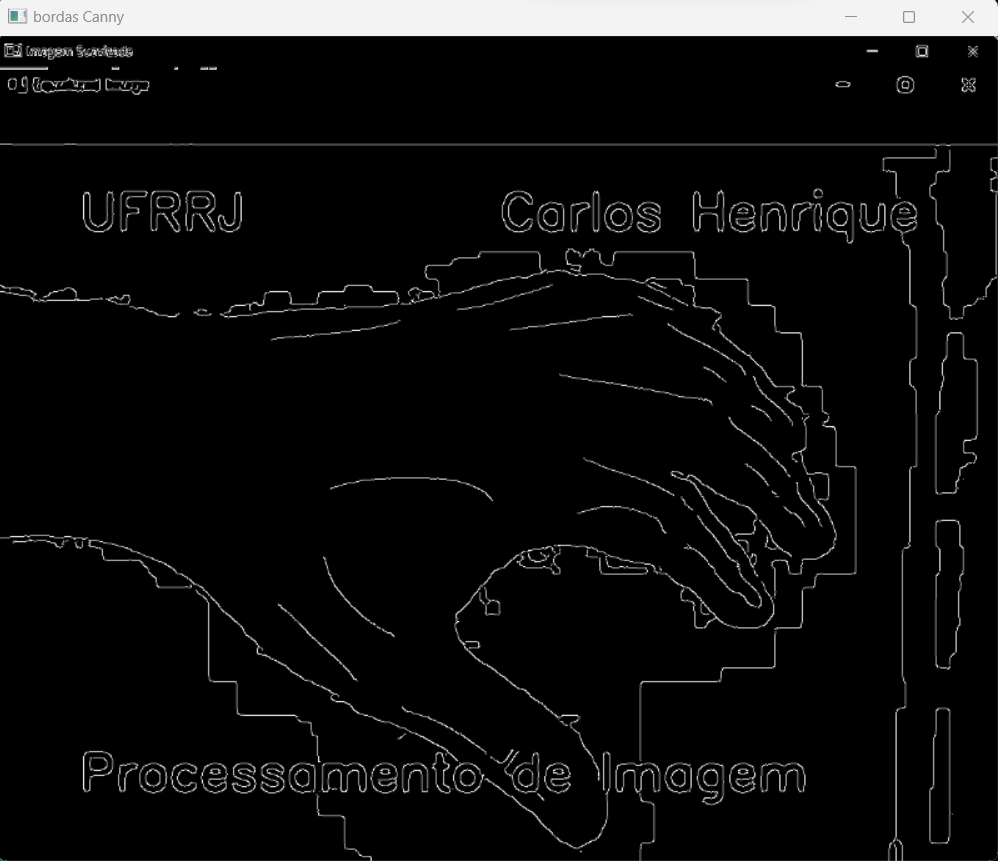
#> input picture Processamento de imagem/Cany_borda.png, 998 x 861 px
$ python c7.py
#> lines starting #> are read from the running program, lines starting #| are printed output that depends on the picture; after the words box and inside, x2 and y2 are one past the last pixel; in counts of white or black regions, pixels touching at a corner belong together
import cv2
import numpy as np

# Carregar a imagem com Canny aplicado e em tons de cinza
imagem_canny = cv2.imread('Cany_borda.png', cv2.IMREAD_GRAYSCALE)
#> imagem_canny: shape (861, 998); min 0, max 251, mean 15.2

# Encontrar contornos na imagem em tons de cinza
contornos, _ = cv2.findContours(imagem_canny, cv2.RETR_EXTERNAL, cv2.CHAIN_APPROX_SIMPLE)
#> contornos = 82 contours, 2 with area under 20; largest, box (x1, y1, x2, y2) and area: (0, 0, 998, 861) 66907, (934, 332, 979, 495) 5361, (934, 519, 965, 670) 3586, (929, 707, 955, 845) 2546, (670, 470, 792, 578) 2454

# Criar uma cópia da imagem original
imagem_original = cv2.imread('Cany_borda.png')
#> imagem_original is the input picture: shape (861, 998, 3); mean B, G, R 15.2, 15.2, 15.2
imagem_com_caixas = imagem_original.copy()

# Iterar sobre os contornos encontrados
for contorno in contornos:
    # Encontrar a caixa delimitadora ao redor do contorno
    x, y, w, h = cv2.boundingRect(contorno)

    # Definir critérios para considerar apenas caixas delimitadoras de caracteres
    tamanho_minimo = 10  # Ajuste conforme necessário

    if w > tamanho_minimo and h > tamanho_minimo:
        # Desenhar a caixa delimitadora na imagem original
        cv2.rectangle(imagem_com_caixas, (x, y), (x + w, y + h), (255, 255, 255), 2)
#> this loop made 82 passes
#> (x, y, w, h) on passes 1 to 12: (760, 762, 46, 31), (729, 762, 27, 32), (696, 762, 29, 45), (664, 762, 28, 32), (544, 762, 27, 32), (401, 762, 29, 32), (370, 762, 29, 32), (260, 762, 26, 32), (231, 762, 26, 32), (200, 762, 29, 32), (170, 762, 29, 32), (139, 762, 30, 32)
#> (contorno, x, y, w, h) on pass 28: ([[961, 478], [961, 479], [964, 479], [964, 478]], 961, 478, 4, 2)
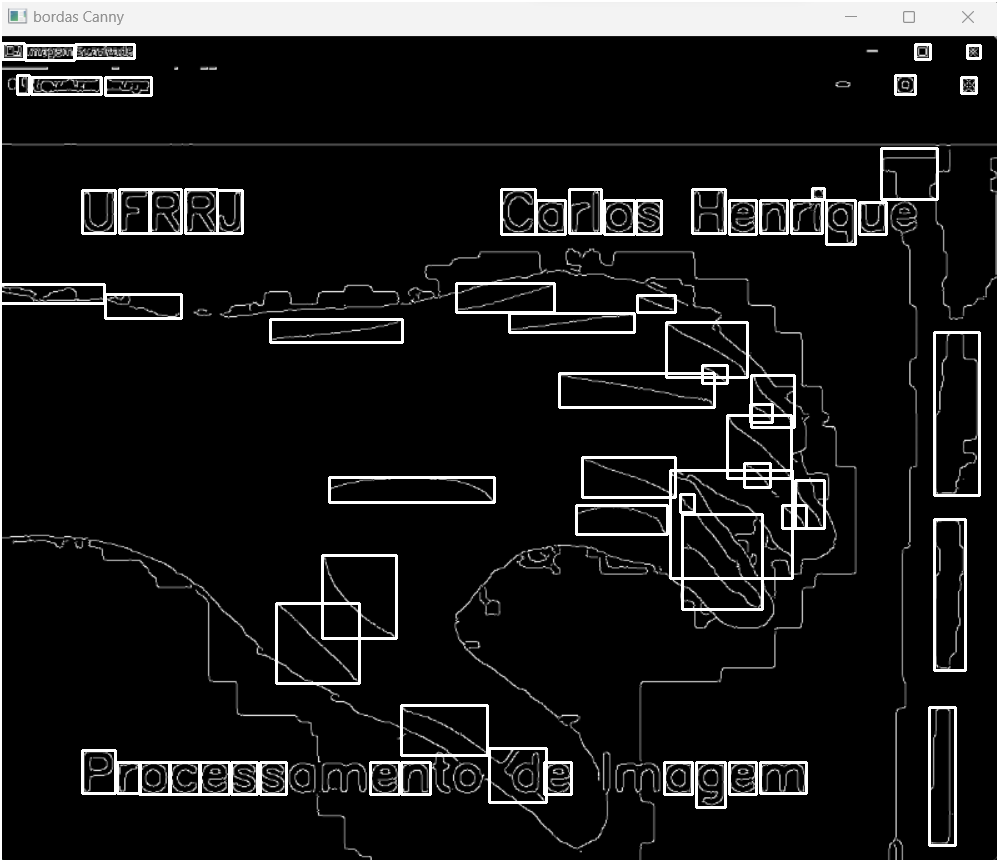
#> imagem_com_caixas: shape (861, 998, 3); 4.73% of pixels changed, all inside (x1, y1, x2, y2) = (0, 0, 998, 861)

# Mostrar a imagem com caixas delimitadoras
cv2.imshow('Imagem com Caixas Delimitadoras', imagem_com_caixas)
cv2.waitKey(0)
cv2.destroyAllWindows()

$ run again, with Processamento de imagem/caixa_delimitada.png copied over Processamento de imagem/Cany_borda.png
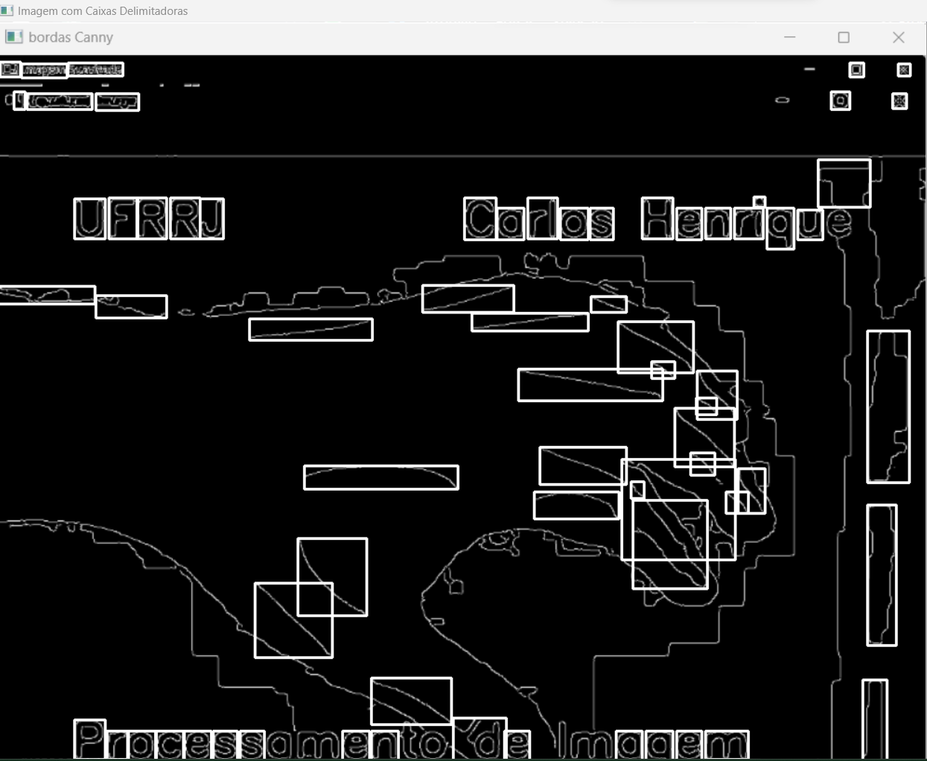
#> input picture Processamento de imagem/caixa_delimitada.png, 927 x 761 px, shrunk from 1245 x 1022 before the run
#> contornos = 98 contours, 78 with area under 20; largest, box (x1, y1, x2, y2) and area: (0, 0, 927, 761) 270460, (71, 194, 227, 243) 6856, (460, 194, 617, 244) 6638, (300, 462, 462, 491) 4444, (0, 284, 171, 322) 3782
#> imagem_original is the input picture: shape (761, 927, 3); mean B, G, R 32.9, 32.9, 32.8
#> the loop `for contorno in contornos:` made 98 passes
#> (contorno, x, y, w, h) on passes 1, 2, 3, 4, 5, 6, 7, 9: ([[63, 756], [66, 756]], 63, 756, 4, 1), ([[55, 756], [58, 756]], 55, 756, 4, 1), ([[47, 756], [49, 756]], 47, 756, 3, 1), ([[40, 756], [41, 756]], 40, 756, 2, 1), ([[32, 756], [34, 756]], 32, 756, 3, 1), ([[27, 756], [29, 756]], 27, 756, 3, 1), ([[0, 756], [21, 756]], 0, 756, 22, 1), ([[284, 729], [286, 729]], 284, 729, 3, 1)
#> after the loop `for contorno in contornos:`:
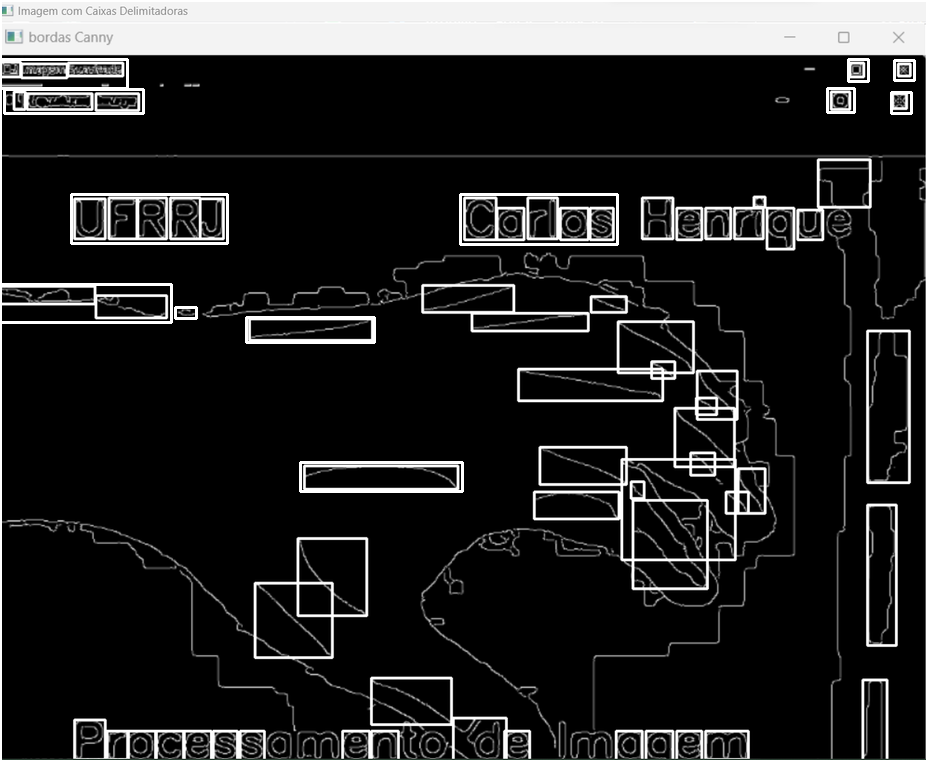
#> imagem_com_caixas: shape (761, 927, 3); 1.88% of pixels changed, all inside (x1, y1, x2, y2) = (0, 0, 927, 761)
